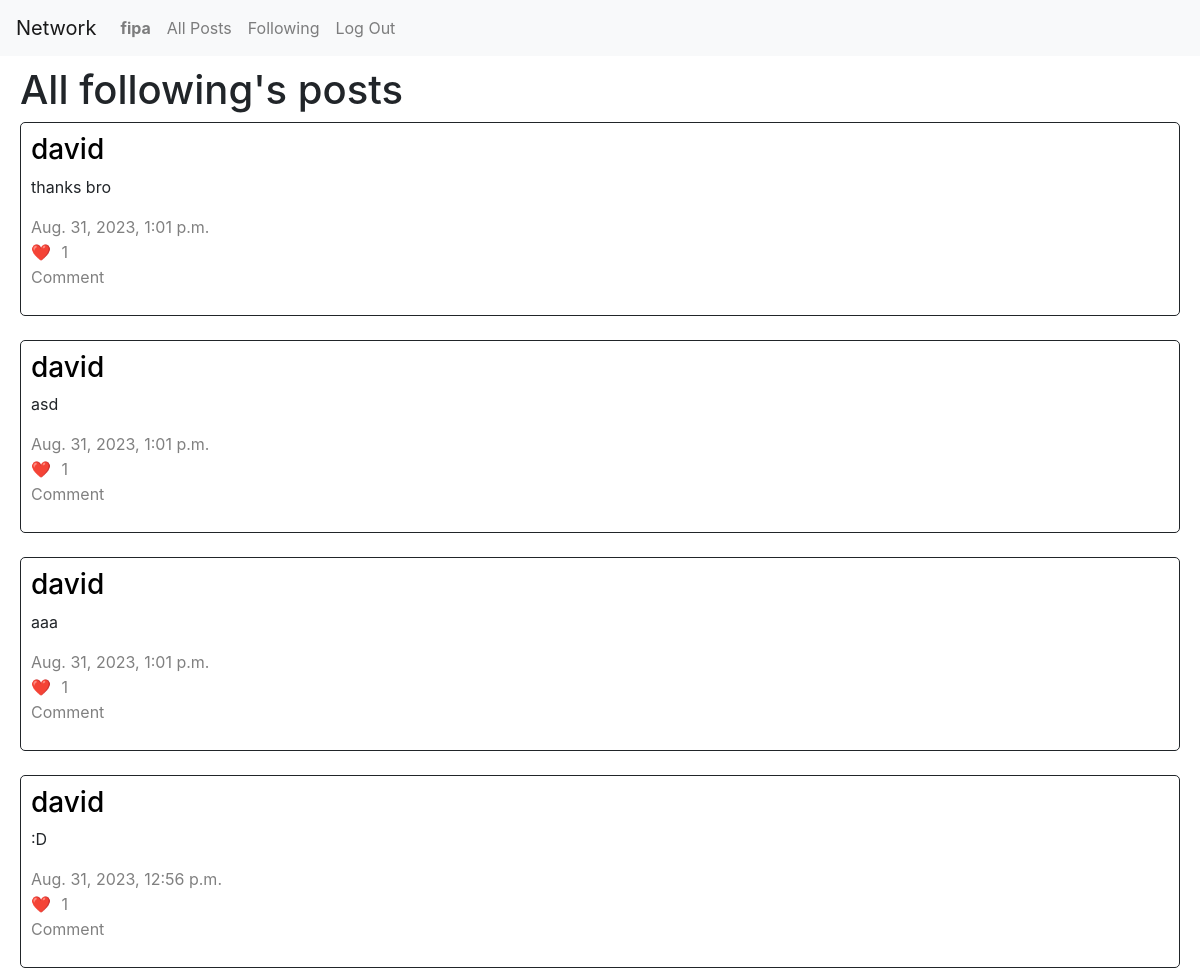
Page /following (signed in, upper part) on the earlier database version.
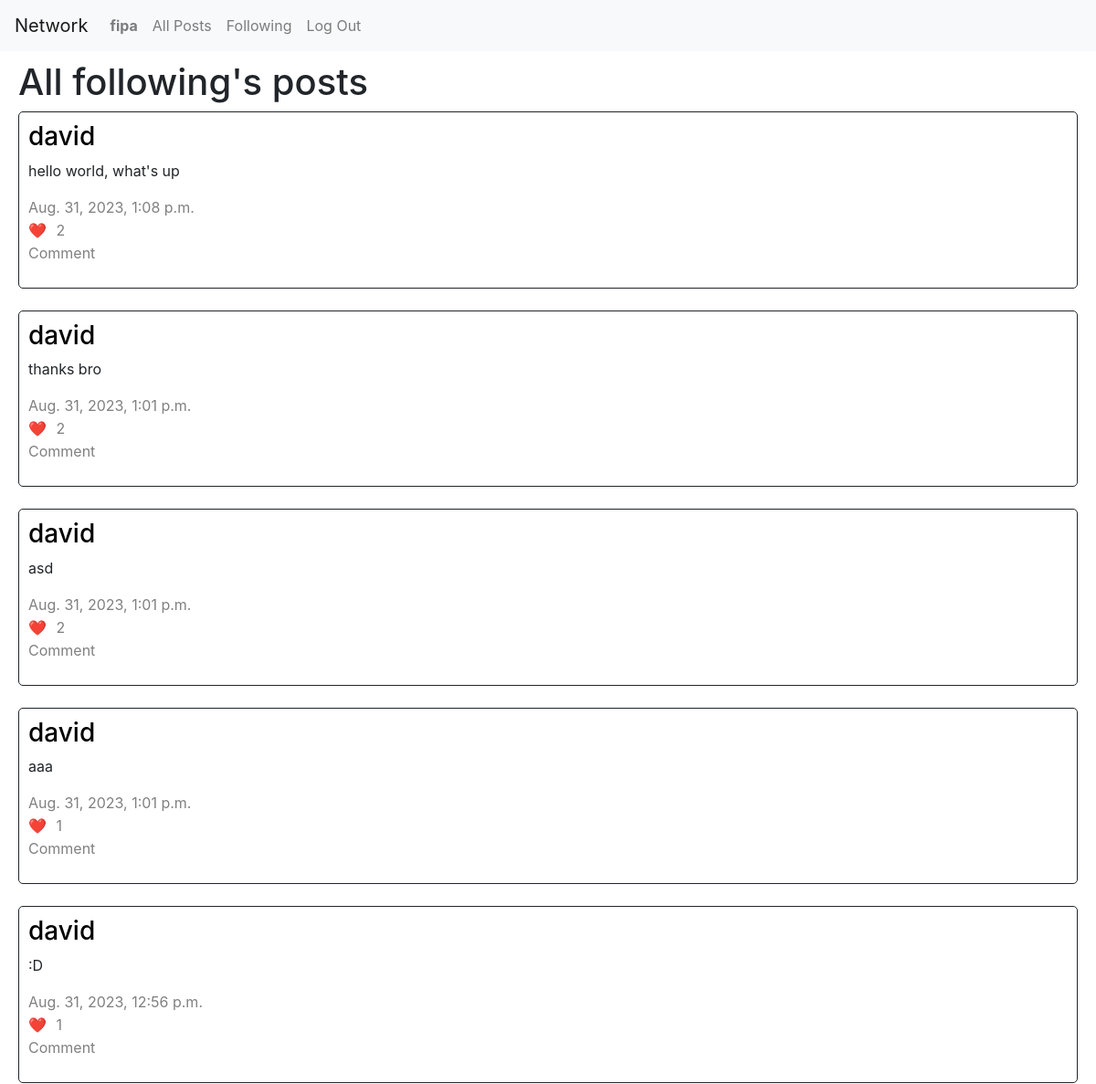
Same page on the later database version.
### network/models.py (models this page shows)
class NewPost(models.Model):
    posted_by = models.ForeignKey(User, on_delete=models.CASCADE, related_name='user')
    text = models.CharField(max_length=1000)
    timestamp = models.DateTimeField(default=timezone.now())
    likes = models.ManyToManyField(User, through='Likes')

class User(AbstractUser):
    followers = models.JSONField(default=list)
    following = models.JSONField(default=list)

### network/views.py (the view)
# urls.py: path("following", views.following, name="following"),
@login_required
def following(request):
    page_obj = paginator(request, 'following', 'nothing')
    return render(request, "network/following.html", {
        "posts": page_obj
    })

### network/views.py (called while the page is built)
def paginator(request, mode, username):
    page_number = request.GET.get('page')
    if mode == 'all':
        posts = NewPost.objects.all().order_by('-timestamp')
    elif mode == 'following':
        following = User.objects.filter(username__in=request.user.following).values_list('id', flat=True)
        posts = NewPost.objects.filter(posted_by__in=following).order_by('-timestamp')
    elif mode == 'profile':
        posts = NewPost.objects.filter(posted_by=User.objects.get(username=username)).order_by('-timestamp')
    paginator = Paginator(posts, 10)
    page_obj = paginator.get_page(page_number)
    return page_obj

### network/templates/network/following.html (shortened to what this page needs)
{% extends "network/layout.html" %}
{% block body %}
    <div id="main">
        <h1>All following's posts</h1>
        {% if posts %}
            {% for post in posts %}
                <div class="posts">
                    <h3><a class="profilelink" href="{% url 'profile' post.posted_by.username %}">{{ post.posted_by.username }}</a></h3>
                    <p>{{ post.text }}</p>
                    <span class="greytext">{{ post.timestamp }}</span><br>
                    <div class="like_div">
                        <span>❤️</span>
                        <button class="like_button" data-id="{{ post.id }}" id="like_button_{{ post.id }}">{{ post.likes.count }}</button>
                    </div>
                    <p class="greytext">Comment</p>
                </div><br>
            {% endfor %}
        {% endif %}
    </div>
{% endblock %}

Differences in the rows shown:
added NewPost: posted_by.username "david", text "hello world, what's up", timestamp "Aug. 31, 2023, 1:08 p.m.", likes.count "2"
computed for NewPost "thanks bro": likes.count "1" → "2"
computed for NewPost "asd": likes.count "1" → "2"
